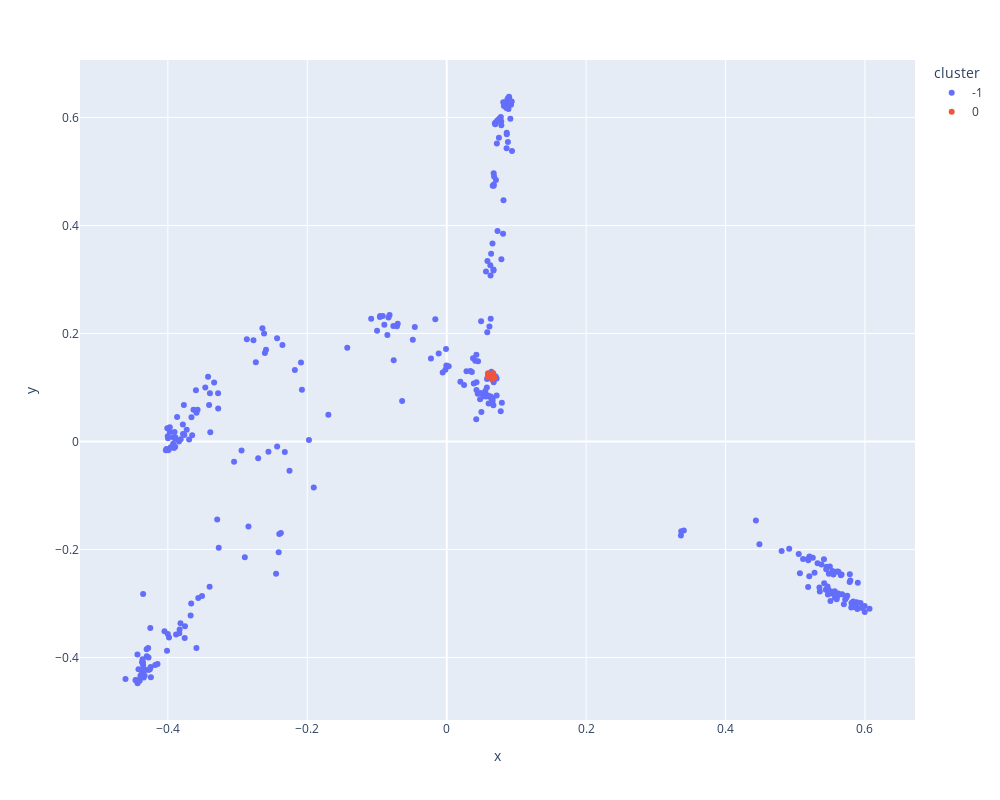
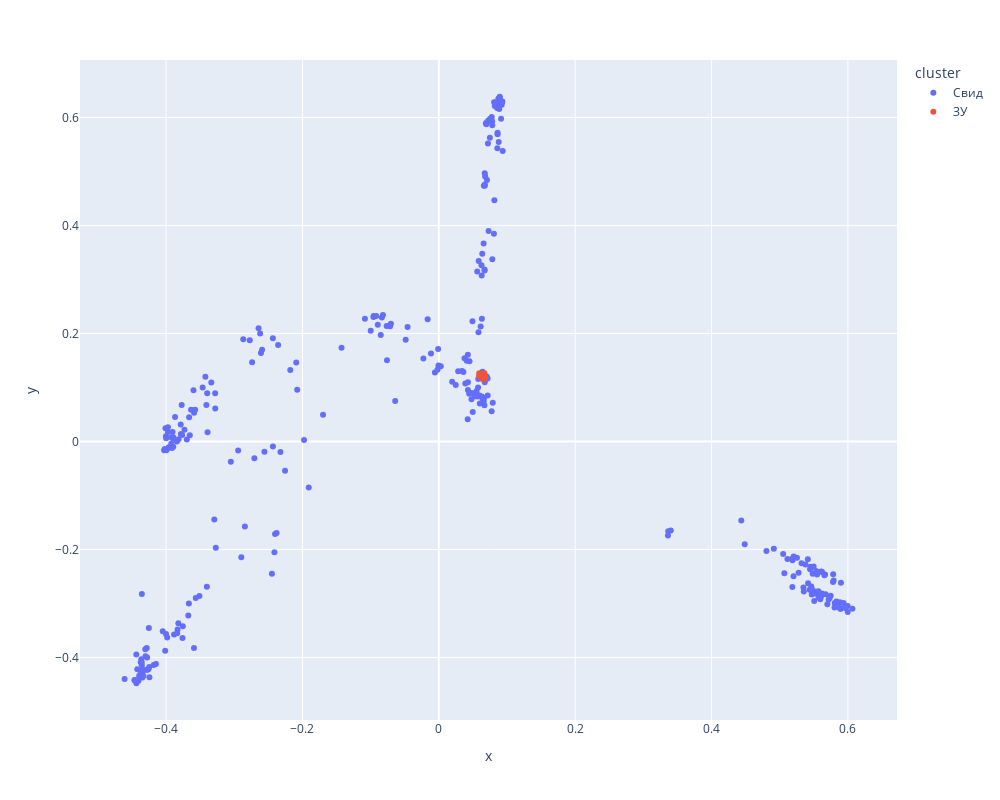

Write notebook code for charts like these, in order.
### Markdown cell above
## DBSCAN

### Code cell
estimator = DBSCAN(eps=0.3, min_samples=10)
clusterization(estimator, tfidf_vectors, dataset, 'dbscan_tfidf_03_10')

### Figure 1 — Plotly figure (JSON) as saved in the notebook; plotly's stock layout.template omitted (floating-point values rounded to 4 significant figures; data arrays with more than 128 entries replaced by an {"elided": "..."} marker saying what was removed)
{"data": [{"customdata": {"elided": "316x1 str values"}, "hovertemplate": "cluster=-1<br>x=%{x}<br>y=%{y}<br>file_name=%{customdata[0]}<extra></extra>", "legendgroup": "-1", "marker": {"color": "#636efa", "symbol": "circle"}, "mode": "markers", "name": "-1", "orientation": "v", "showlegend": true, "type": "scatter", "x": {"elided": "316 float values"}, "xaxis": "x", "y": {"elided": "316 float values"}, "yaxis": "y"}, {"customdata": [["M-02-043676 исправленное.pdf_1.txt"], ["M-02-045681 13.11.2014 исправленное.pdf_1.txt"], ["M-03-040506 исправленное.pdf_1.txt"], ["M-03-046138 исправленное.pdf_1.txt"], ["M-05-05-040506 29.09.2016 исправленное.pdf_1.txt"], ["M-09-053908 02.04.2019 исправленное.pdf_1.txt"], ["М - 0 3 -959698 исправленное.pdf_1.txt"], ["М - 0 5 -957823 17.10.2016 исправленное.pdf_1.txt"], ["М - 0 7- 303132 исправленное.pdf_1.txt"], ["М -10-111213 исправленное.pdf_1.txt"], ["№ М-07-08-0904 исправленное.pdf_1.txt"]], "hovertemplate": "cluster=0<br>x=%{x}<br>y=%{y}<br>file_name=%{customdata[0]}<extra></extra>", "legendgroup": "0", "marker": {"color": "#EF553B", "symbol": "circle"}, "mode": "markers", "name": "0", "orientation": "v", "showlegend": true, "type": "scatter", "x": [0.06578, 0.06485, 0.06512, 0.06673, 0.05922, 0.06469, 0.06414, 0.05908, 0.06272, 0.06678, 0.06806], "xaxis": "x", "y": [0.1217, 0.1231, 0.124, 0.1161, 0.1261, 0.1151, 0.1177, 0.1207, 0.125, 0.1264, 0.1191], "yaxis": "y"}], "layout": {"height": 800, "legend": {"title": {"text": "cluster"}, "tracegroupgap": 0}, "margin": {"t": 60}, "width": 1000, "xaxis": {"anchor": "y", "domain": [0, 1], "title": {"text": "x"}}, "yaxis": {"anchor": "x", "domain": [0, 1], "title": {"text": "y"}}}}

### Figure 2 — Plotly figure (JSON) as saved in the notebook; plotly's stock layout.template omitted (floating-point values rounded to 4 significant figures; data arrays with more than 128 entries replaced by an {"elided": "..."} marker saying what was removed)
{"data": [{"customdata": {"elided": "316x1 str values"}, "hovertemplate": "cluster=Свид<br>x=%{x}<br>y=%{y}<br>file_name=%{customdata[0]}<extra></extra>", "legendgroup": "Свид", "marker": {"color": "#636efa", "symbol": "circle"}, "mode": "markers", "name": "Свид", "orientation": "v", "showlegend": true, "type": "scatter", "x": {"elided": "316 float values"}, "xaxis": "x", "y": {"elided": "316 float values"}, "yaxis": "y"}, {"customdata": [["M-02-043676 исправленное.pdf_1.txt"], ["M-02-045681 13.11.2014 исправленное.pdf_1.txt"], ["M-03-040506 исправленное.pdf_1.txt"], ["M-03-046138 исправленное.pdf_1.txt"], ["M-05-05-040506 29.09.2016 исправленное.pdf_1.txt"], ["M-09-053908 02.04.2019 исправленное.pdf_1.txt"], ["М - 0 3 -959698 исправленное.pdf_1.txt"], ["М - 0 5 -957823 17.10.2016 исправленное.pdf_1.txt"], ["М - 0 7- 303132 исправленное.pdf_1.txt"], ["М -10-111213 исправленное.pdf_1.txt"], ["№ М-07-08-0904 исправленное.pdf_1.txt"]], "hovertemplate": "cluster=ЗУ<br>x=%{x}<br>y=%{y}<br>file_name=%{customdata[0]}<extra></extra>", "legendgroup": "ЗУ", "marker": {"color": "#EF553B", "symbol": "circle"}, "mode": "markers", "name": "ЗУ", "orientation": "v", "showlegend": true, "type": "scatter", "x": [0.06578, 0.06485, 0.06512, 0.06673, 0.05922, 0.06469, 0.06414, 0.05908, 0.06272, 0.06678, 0.06806], "xaxis": "x", "y": [0.1217, 0.1231, 0.124, 0.1161, 0.1261, 0.1151, 0.1177, 0.1207, 0.125, 0.1264, 0.1191], "yaxis": "y"}], "layout": {"height": 800, "legend": {"title": {"text": "cluster"}, "tracegroupgap": 0}, "margin": {"t": 60}, "width": 1000, "xaxis": {"anchor": "y", "domain": [0, 1], "title": {"text": "x"}}, "yaxis": {"anchor": "x", "domain": [0, 1], "title": {"text": "y"}}}}
